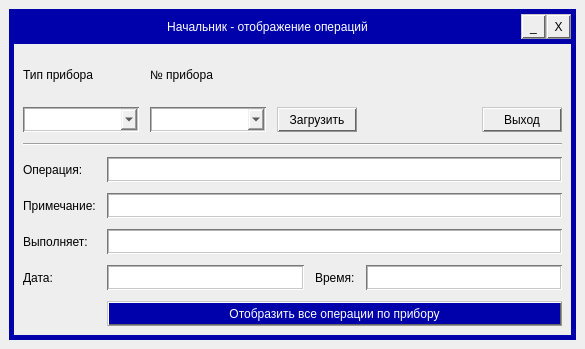
<?xml version="1.0" encoding="UTF-8"?>
<ui version="4.0">
 <class>MainWindow</class>
 <widget class="QMainWindow" name="MainWindow">
  <property name="geometry">
   <rect>
    <x>0</x>
    <y>0</y>
    <width>585</width>
    <height>349</height>
   </rect>
  </property>
  <property name="sizePolicy">
   <sizepolicy hsizetype="Fixed" vsizetype="Fixed">
    <horstretch>0</horstretch>
    <verstretch>0</verstretch>
   </sizepolicy>
  </property>
  <property name="minimumSize">
   <size>
    <width>0</width>
    <height>0</height>
   </size>
  </property>
  <property name="maximumSize">
   <size>
    <width>585</width>
    <height>16777215</height>
   </size>
  </property>
  <property name="windowTitle">
   <string>MainWindow</string>
  </property>
  <widget class="QWidget" name="centralwidget">
   <property name="styleSheet">
    <string notr="true">#frame {
	background-color: rgb(0, 1, 171);
}
#frame_main {
	background-color: rgb(238, 238, 238);
}
#label_title {
	font: 9pt &quot;Flexi IBM VGA False&quot;;
	color: rgb(255, 255, 255);
}

#pushButton_print {
	background-color: rgb(0, 1, 171);
	font: 9pt &quot;Flexi IBM VGA False&quot;;
	color: rgb(255, 255, 255);
}
#pushButton_print:pressed  {
	background-color: rgb(0, 3, 227);
}

QListView, QLineEdit { 
	border-style: groove;
  	border-width: 2px;
  	border-top-color: rgb(120, 120, 120);
  	border-left-color: rgb(120, 120, 120);
  	border-right-color: rgb(200, 200, 200);
  	border-bottom-color: rgb(200, 200, 200);
}

/*QCOMBOBOX*/
QComboBox { 
	border-style: groove;
  	border-width: 2px;
  	border-top-color: rgb(120, 120, 120);
  	border-left-color: rgb(120, 120, 120);
  	border-right-color: rgb(200, 200, 200);
  	border-bottom-color: rgb(200, 200, 200);
}
QComboBox::drop-down {
	border-style: groove;
  	border-width: 2px;
  	border-top-color: rgb(200, 200, 200);
  	border-left-color: rgb(200, 200, 200);
  	border-right-color: rgb(100, 100, 100);
  	border-bottom-color: rgb(100, 100, 100);
	background-color: rgb(238, 238, 238);
	image: url(:/icon/resources/icon/downarrow.png);
}
QComboBox::drop-down:pressed {
	border-style: groove;
  	border-width: 2px;
  	border-top-color: rgb(100, 100, 100);
  	border-left-color: rgb(100, 100, 100);
  	border-right-color: rgb(200, 200, 200);
  	border-bottom-color: rgb(200, 200, 200);
}
QComboBox QAbstractItemView {
	selection-background-color: rgb(240, 240, 240);
	selection-color: rgb(1, 1, 1);
}

/*QPUSHBUTTON*/
QPushButton, #frame_2 { 
	border-style: groove;
  	border-width: 2px;
  	border-top-color: rgb(200, 200, 200);
  	border-left-color: rgb(200, 200, 200);
  	border-right-color: rgb(100, 100, 100);
  	border-bottom-color: rgb(100, 100, 100);
	background-color: rgb(238, 238, 238); 
}
QPushButton:pressed { 
	background-color: rgb(249, 249, 249);
	border-style: groove;
  	border-width: 2px;
  	border-top-color: rgb(100, 100, 100);
  	border-left-color: rgb(100, 100, 100);
  	border-right-color: rgb(200, 200, 200);
  	border-bottom-color: rgb(200, 200, 200);
}</string>
   </property>
   <layout class="QVBoxLayout" name="verticalLayout">
    <item>
     <widget class="QFrame" name="frame">
      <layout class="QVBoxLayout" name="verticalLayout_2">
       <property name="spacing">
        <number>5</number>
       </property>
       <property name="leftMargin">
        <number>5</number>
       </property>
       <property name="topMargin">
        <number>5</number>
       </property>
       <property name="rightMargin">
        <number>5</number>
       </property>
       <property name="bottomMargin">
        <number>5</number>
       </property>
       <item>
        <widget class="QFrame" name="frame_top">
         <property name="sizePolicy">
          <sizepolicy hsizetype="Preferred" vsizetype="Maximum">
           <horstretch>0</horstretch>
           <verstretch>0</verstretch>
          </sizepolicy>
         </property>
         <layout class="QHBoxLayout" name="horizontalLayout_2">
          <property name="spacing">
           <number>0</number>
          </property>
          <property name="leftMargin">
           <number>0</number>
          </property>
          <property name="topMargin">
           <number>0</number>
          </property>
          <property name="rightMargin">
           <number>0</number>
          </property>
          <property name="bottomMargin">
           <number>0</number>
          </property>
          <item>
           <widget class="QLabel" name="label_title">
            <property name="maximumSize">
             <size>
              <width>16777215</width>
              <height>25</height>
             </size>
            </property>
            <property name="text">
             <string>Начальник - отображение операций</string>
            </property>
            <property name="alignment">
             <set>Qt::AlignCenter</set>
            </property>
           </widget>
          </item>
          <item>
           <widget class="QPushButton" name="pushButton_hide">
            <property name="minimumSize">
             <size>
              <width>25</width>
              <height>25</height>
             </size>
            </property>
            <property name="maximumSize">
             <size>
              <width>25</width>
              <height>25</height>
             </size>
            </property>
            <property name="text">
             <string>_</string>
            </property>
           </widget>
          </item>
          <item>
           <widget class="QPushButton" name="pushButton_close">
            <property name="minimumSize">
             <size>
              <width>25</width>
              <height>25</height>
             </size>
            </property>
            <property name="maximumSize">
             <size>
              <width>25</width>
              <height>25</height>
             </size>
            </property>
            <property name="text">
             <string>X</string>
            </property>
           </widget>
          </item>
         </layout>
        </widget>
       </item>
       <item>
        <widget class="QFrame" name="frame_main">
         <layout class="QVBoxLayout" name="verticalLayout_3">
          <property name="spacing">
           <number>11</number>
          </property>
          <item>
           <layout class="QGridLayout" name="gridLayout">
            <property name="spacing">
             <number>11</number>
            </property>
            <item row="1" column="1">
             <widget class="QComboBox" name="comboBox_numb">
              <property name="minimumSize">
               <size>
                <width>116</width>
                <height>25</height>
               </size>
              </property>
             </widget>
            </item>
            <item row="1" column="0">
             <widget class="QComboBox" name="comboBox_type">
              <property name="minimumSize">
               <size>
                <width>116</width>
                <height>25</height>
               </size>
              </property>
             </widget>
            </item>
            <item row="0" column="1">
             <widget class="QLabel" name="label_2">
              <property name="text">
               <string>№ прибора</string>
              </property>
             </widget>
            </item>
            <item row="0" column="0">
             <widget class="QLabel" name="label">
              <property name="text">
               <string>Тип прибора</string>
              </property>
             </widget>
            </item>
            <item row="1" column="3">
             <spacer name="horizontalSpacer">
              <property name="orientation">
               <enum>Qt::Horizontal</enum>
              </property>
              <property name="sizeHint" stdset="0">
               <size>
                <width>40</width>
                <height>20</height>
               </size>
              </property>
             </spacer>
            </item>
            <item row="1" column="2">
             <widget class="QPushButton" name="pushButton_load">
              <property name="minimumSize">
               <size>
                <width>80</width>
                <height>25</height>
               </size>
              </property>
              <property name="text">
               <string>Загрузить</string>
              </property>
             </widget>
            </item>
            <item row="1" column="4">
             <widget class="QPushButton" name="pushButton_exit">
              <property name="minimumSize">
               <size>
                <width>80</width>
                <height>25</height>
               </size>
              </property>
              <property name="text">
               <string>  Выход  </string>
              </property>
             </widget>
            </item>
           </layout>
          </item>
          <item>
           <widget class="Line" name="line">
            <property name="orientation">
             <enum>Qt::Horizontal</enum>
            </property>
           </widget>
          </item>
          <item>
           <layout class="QGridLayout" name="gridLayout_2">
            <property name="spacing">
             <number>11</number>
            </property>
            <item row="2" column="1">
             <widget class="QLineEdit" name="lineEdit_user">
              <property name="enabled">
               <bool>true</bool>
              </property>
              <property name="minimumSize">
               <size>
                <width>0</width>
                <height>25</height>
               </size>
              </property>
              <property name="readOnly">
               <bool>true</bool>
              </property>
             </widget>
            </item>
            <item row="1" column="0">
             <widget class="QLabel" name="label_4">
              <property name="text">
               <string>Примечание:</string>
              </property>
             </widget>
            </item>
            <item row="0" column="1">
             <widget class="QLineEdit" name="lineEdit_oper">
              <property name="enabled">
               <bool>true</bool>
              </property>
              <property name="minimumSize">
               <size>
                <width>0</width>
                <height>25</height>
               </size>
              </property>
              <property name="readOnly">
               <bool>true</bool>
              </property>
             </widget>
            </item>
            <item row="3" column="0">
             <widget class="QLabel" name="label_5">
              <property name="text">
               <string>Дата:</string>
              </property>
             </widget>
            </item>
            <item row="2" column="0">
             <widget class="QLabel" name="label_7">
              <property name="text">
               <string>Выполняет:</string>
              </property>
             </widget>
            </item>
            <item row="0" column="0">
             <widget class="QLabel" name="label_3">
              <property name="text">
               <string>Операция:</string>
              </property>
             </widget>
            </item>
            <item row="1" column="1">
             <widget class="QLineEdit" name="lineEdit_com">
              <property name="enabled">
               <bool>true</bool>
              </property>
              <property name="minimumSize">
               <size>
                <width>0</width>
                <height>25</height>
               </size>
              </property>
              <property name="readOnly">
               <bool>true</bool>
              </property>
             </widget>
            </item>
            <item row="3" column="1">
             <layout class="QHBoxLayout" name="horizontalLayout_3">
              <property name="spacing">
               <number>11</number>
              </property>
              <item>
               <widget class="QLineEdit" name="lineEdit_date">
                <property name="enabled">
                 <bool>true</bool>
                </property>
                <property name="minimumSize">
                 <size>
                  <width>0</width>
                  <height>25</height>
                 </size>
                </property>
                <property name="alignment">
                 <set>Qt::AlignCenter</set>
                </property>
                <property name="readOnly">
                 <bool>true</bool>
                </property>
               </widget>
              </item>
              <item>
               <widget class="QLabel" name="label_6">
                <property name="text">
                 <string>Время:</string>
                </property>
               </widget>
              </item>
              <item>
               <widget class="QLineEdit" name="lineEdit_time">
                <property name="enabled">
                 <bool>true</bool>
                </property>
                <property name="minimumSize">
                 <size>
                  <width>0</width>
                  <height>25</height>
                 </size>
                </property>
                <property name="alignment">
                 <set>Qt::AlignCenter</set>
                </property>
                <property name="readOnly">
                 <bool>true</bool>
                </property>
               </widget>
              </item>
             </layout>
            </item>
            <item row="4" column="1">
             <widget class="QPushButton" name="pushButton_print">
              <property name="sizePolicy">
               <sizepolicy hsizetype="Expanding" vsizetype="Fixed">
                <horstretch>0</horstretch>
                <verstretch>0</verstretch>
               </sizepolicy>
              </property>
              <property name="minimumSize">
               <size>
                <width>0</width>
                <height>25</height>
               </size>
              </property>
              <property name="text">
               <string>Отобразить все операции по прибору</string>
              </property>
             </widget>
            </item>
           </layout>
          </item>
          <item>
           <layout class="QHBoxLayout" name="horizontalLayout"/>
          </item>
         </layout>
        </widget>
       </item>
      </layout>
     </widget>
    </item>
   </layout>
  </widget>
 </widget>
 <resources>
  <include location="../ui_resources.qrc"/>
 </resources>
 <connections/>
</ui>
